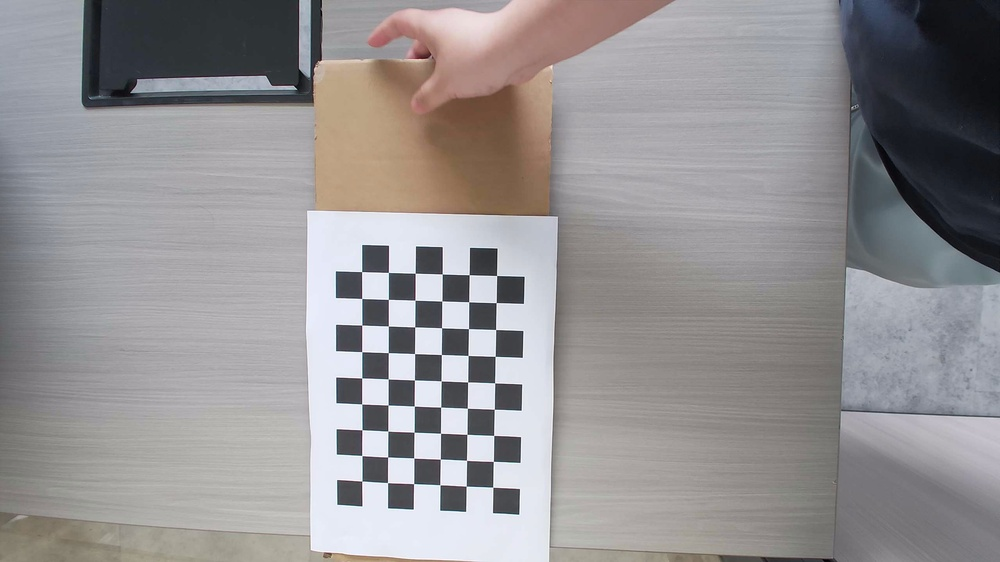
#> input picture Vlm agent/Debugging-agent-v2/calibration/calibration_images/calib_20260618_112716_001.jpg, 1000 x 562 px, shrunk from 2560 x 1440 before the run; its folder holds 4 pictures in this run
$ python calibrate_intrinsics.py
#> lines starting #> are read from the running program, lines starting #| are printed output that depends on the picture
"""
相机内参标定 — 从棋盘格图片计算相机矩阵和畸变系数
用法: python calibrate_intrinsics.py

输入: calibration_images/ 文件夹中的棋盘格图片
输出: camera_config.yaml (内参矩阵 K + 畸变系数 D)
"""
import cv2
import numpy as np
import os
import yaml
from glob import glob


def calibrate():
    # 配置 — 必须和采集时一致
    CHESSBOARD_SIZE = (9, 6)   # 内角点数 (列, 行)
    SQUARE_SIZE_MM = 20        # 棋盘格每格边长 (mm)
    IMAGE_DIR = os.path.join(os.path.dirname(__file__), "calibration_images")
    OUTPUT_YAML = os.path.join(os.path.dirname(__file__), "camera_config.yaml")

    # 世界坐标系中的棋盘格角点 (z=0 平面)
    objp = np.zeros((CHESSBOARD_SIZE[0] * CHESSBOARD_SIZE[1], 3), np.float32)
    objp[:, :2] = np.mgrid[0:CHESSBOARD_SIZE[0], 0:CHESSBOARD_SIZE[1]].T.reshape(-1, 2)
    objp *= SQUARE_SIZE_MM  # 单位: mm

    # 存储
    obj_points = []   # 3D 世界坐标
    img_points = []   # 2D 像素坐标
    used_files = []
    failed_files = []

    image_files = sorted(glob(os.path.join(IMAGE_DIR, "*.jpg")))

    if not image_files:
        print("[ERROR] calibration_images/ 中没有 jpg 图片")
        return

    print(f"找到 {len(image_files)} 张图片, 开始检测角点...")
    print()

    criteria = (cv2.TERM_CRITERIA_EPS + cv2.TERM_CRITERIA_MAX_ITER, 30, 0.001)
    img_size = None

    for fpath in image_files:
        fname = os.path.basename(fpath)
        img = cv2.imread(fpath)
#> img is the input picture: shape (562, 1000, 3); mean B, G, R 146.6, 145.2, 147.9

        if img is None:
            failed_files.append((fname, "无法读取"))
            continue

        if img_size is None:
            img_size = (img.shape[1], img.shape[0])
#> img_size = (1000, 562)

        gray = cv2.cvtColor(img, cv2.COLOR_BGR2GRAY)
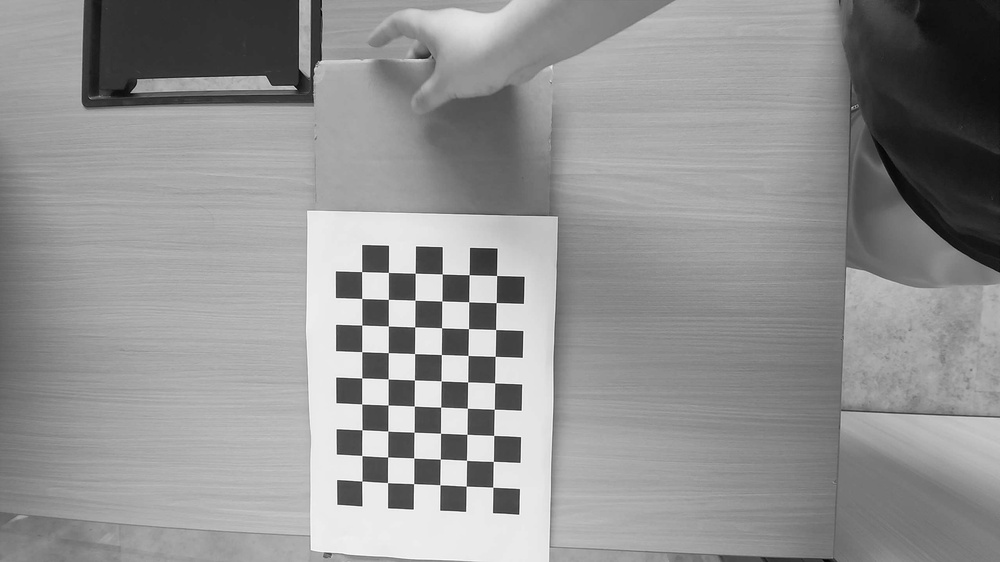
#> gray: shape (562, 1000); min 1, max 255, mean 146.2

        # 检测棋盘格角点
        found, corners = cv2.findChessboardCorners(
            gray, CHESSBOARD_SIZE,
            cv2.CALIB_CB_ADAPTIVE_THRESH + cv2.CALIB_CB_FAST_CHECK
        )
#> found = True; corners = 54 rows, first 8: [361.8, 481.1], [361.8, 455.5], [362, 429.7], [361.7, 403.9], [361.7, 377.9], [361.8, 351.7], [361.7, 325.1], [361.8, 298.5]

        if not found:
            failed_files.append((fname, "未检测到角点"))
            print(f"  [FAIL] {fname} — 未检测到角点")
            continue

        # 亚像素精确化
        corners_sub = cv2.cornerSubPix(gray, corners, (11, 11), (-1, -1), criteria)
#> corners_sub = 54 rows, first 8: [361.8, 481], [361.8, 455.5], [362, 429.7], [361.7, 403.9], [361.7, 377.9], [361.7, 351.6], [361.8, 325.1], [361.7, 298.5]

        obj_points.append(objp)
        img_points.append(corners_sub)
        used_files.append(fname)
        print(f"  [OK]   {fname} — {len(corners_sub)} 个角点")
#|   [OK]   calib_20260618_112716_001.jpg — 54 个角点
#> pass 2 of the loop in calibrate, `for fpath in image_files:`:
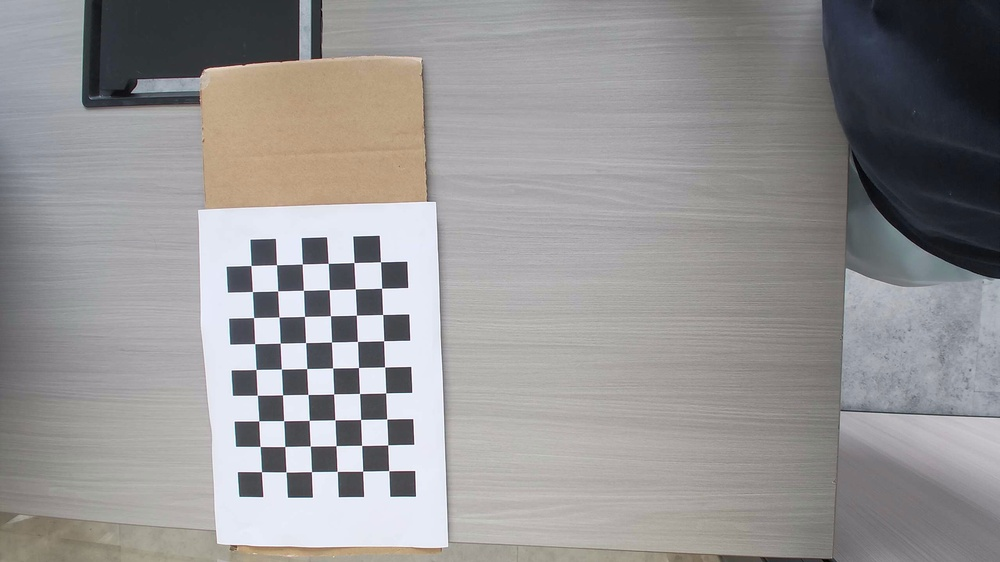
#> input picture Vlm agent/Debugging-agent-v2/calibration/calibration_images/calib_20260618_112718_002.jpg, 1000 x 562 px, shrunk from 2560 x 1440 before the run
#> in calibrate, img is the input picture: shape (562, 1000, 3); mean B, G, R 147.9, 147.6, 149.4
#> in calibrate, `gray = cv2.cvtColor(img, cv2.COLOR_BGR2GRAY)`:
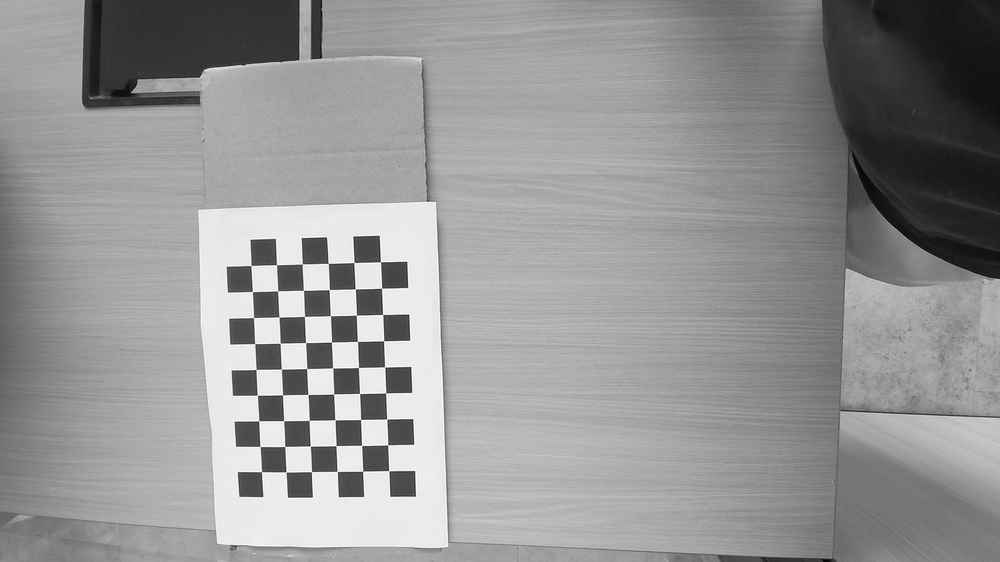
#> gray: shape (562, 1000); min 1, max 255, mean 148.2
#> corners = 54 rows, first 8: [261.5, 471.7], [260.1, 446.4], [258.7, 420.9], [257.3, 395.2], [256.1, 369.5], [254.7, 343.6], [253.6, 317.6], [252.4, 291.6]
#> corners_sub = 54 rows, first 8: [261.5, 471.7], [260.1, 446.4], [258.8, 420.8], [257.3, 395.2], [256, 369.5], [254.7, 343.6], [253.6, 317.6], [252.4, 291.5]
#|   [OK]   calib_20260618_112718_002.jpg — 54 个角点
#> pass 3 of the loop in calibrate, `for fpath in image_files:`:
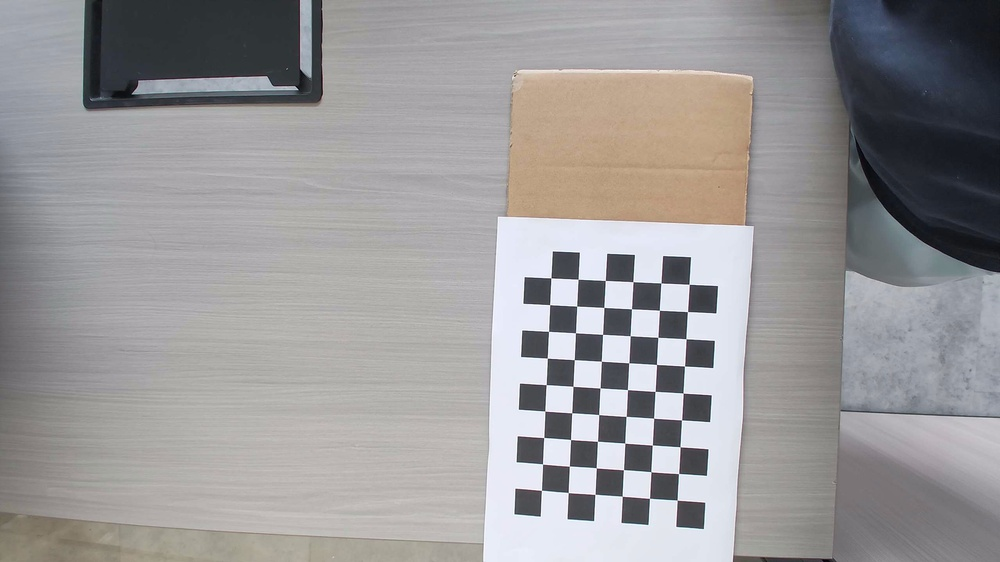
#> input picture Vlm agent/Debugging-agent-v2/calibration/calibration_images/calib_20260618_112720_003.jpg, 1000 x 562 px, shrunk from 2560 x 1440 before the run
#> in calibrate, img is the input picture: shape (562, 1000, 3); mean B, G, R 152.2, 151.4, 153.2
#> in calibrate, `gray = cv2.cvtColor(img, cv2.COLOR_BGR2GRAY)`:
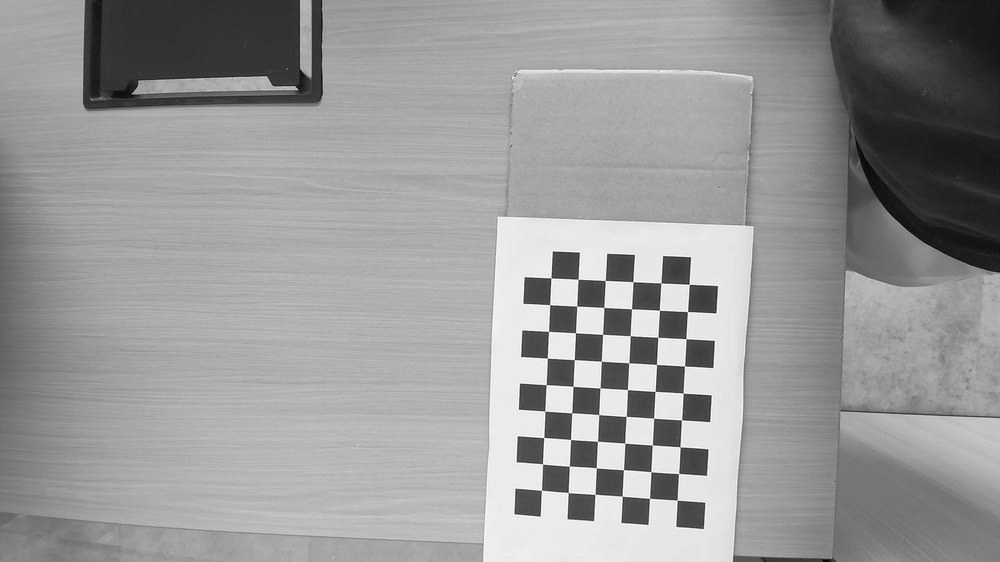
#> gray: shape (562, 1000); min 2, max 255, mean 152.1
#> corners = 54 rows, first 8: [541.5, 490.4], [542.5, 464], [543.8, 437.5], [544.9, 411.1], [546.2, 384.6], [547.3, 358.2], [548.5, 331.4], [549.6, 304.6]
#> corners_sub = 54 rows, first 8: [541.4, 490.3], [542.5, 464], [543.7, 437.5], [544.8, 411.1], [546.2, 384.6], [547.3, 358.1], [548.5, 331.4], [549.7, 304.6]
#|   [OK]   calib_20260618_112720_003.jpg — 54 个角点
#> the loop made 4 passes; the first 3 are shown

    print()
    print(f"成功: {len(used_files)} 张, 失败: {len(failed_files)} 张")

    if len(used_files) < 10:
        print("[ERROR] 有效图片不足 10 张，无法可靠标定，请重新采集")
        return

    # ---- 标定 ----
    print()
    print("正在标定...")
    ret, K, D, rvecs, tvecs = cv2.calibrateCamera(
        obj_points, img_points, img_size, None, None
    )

    # 重投影误差
    total_error = 0
    errors = []
    for i in range(len(obj_points)):
        projected, _ = cv2.projectPoints(obj_points[i], rvecs[i], tvecs[i], K, D)
        err = cv2.norm(img_points[i], projected, cv2.NORM_L2) / len(projected)
        errors.append(err)
        total_error += err
    mean_error = total_error / len(obj_points)

    print(f"  RMS 重投影误差: {ret:.4f} 像素")
    print(f"  平均重投影误差: {mean_error:.4f} 像素")

    # ---- 输出 ----
    print()
    print("=" * 60)
    print("  标定结果")
    print("=" * 60)
    print()
    print("  相机内参矩阵 K:")
    print(f"    fx={K[0,0]:.2f}  fy={K[1,1]:.2f}")
    print(f"    cx={K[0,2]:.2f}  cy={K[1,2]:.2f}")
    print()
    print("  畸变系数 D:")
    print(f"    k1={D[0,0]:.6f}  k2={D[0,1]:.6f}")
    print(f"    p1={D[0,2]:.6f}  p2={D[0,3]:.6f}")
    print(f"    k3={D[0,4]:.6f}")
    print()

    # 保存 YAML
    calib_data = {
        "calibration": {
            "date": __import__('datetime').datetime.now().strftime("%Y-%m-%d %H:%M:%S"),
            "camera_model": "Hikvision DS-UVC-E24Sa",
            "resolution": [img_size[0], img_size[1]],
            "chessboard": {
                "pattern": f"{CHESSBOARD_SIZE[0]}x{CHESSBOARD_SIZE[1]}",
                "square_size_mm": SQUARE_SIZE_MM,
                "images_used": len(used_files),
            },
        },
        "intrinsics": {
            "camera_matrix": K.tolist(),
            "dist_coeffs": D.tolist(),
        },
        "quality": {
            "rms_error_px": float(ret),
            "mean_error_px": float(mean_error),
            "per_image_errors_px": [float(e) for e in errors],
        },
    }

    with open(OUTPUT_YAML, "w", encoding="utf-8") as f:
        yaml.dump(calib_data, f, default_flow_style=False, allow_unicode=True, sort_keys=False)

    print(f"  已保存到: {OUTPUT_YAML}")
    print()

    # 质量判定
    if mean_error < 0.3:
        print("  [GOOD] 标定精度良好 (<0.3 px)")
    elif mean_error < 0.5:
        print("  [OK]   标定精度可接受 (<0.5 px)")
    elif mean_error < 1.0:
        print("  [WARN] 标定精度一般 (<1.0 px)，建议补拍几张低误差图片")
    else:
        print("  [FAIL] 重投影误差 >1.0 px，建议重新采集")

    print()
    print("  下一步: python calibrate_extrinsics.py (外参/手眼标定)")


if __name__ == "__main__":
    calibrate()
